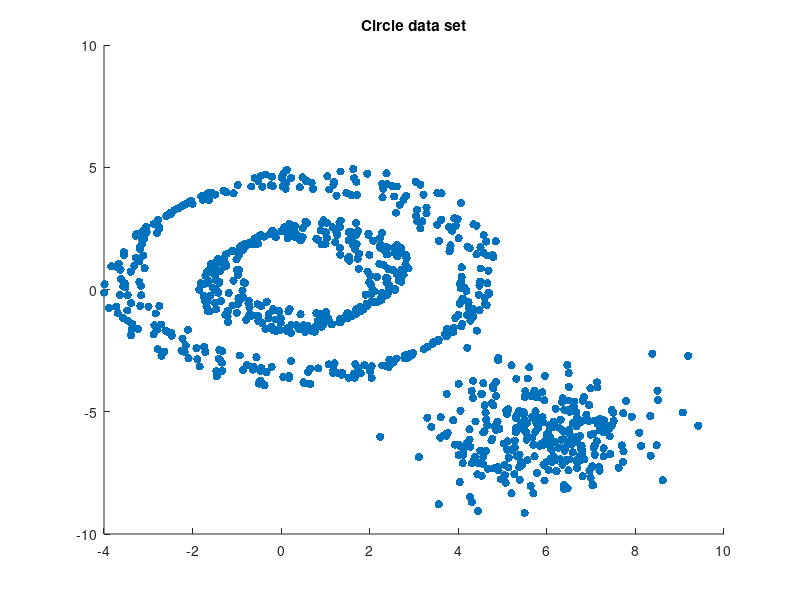
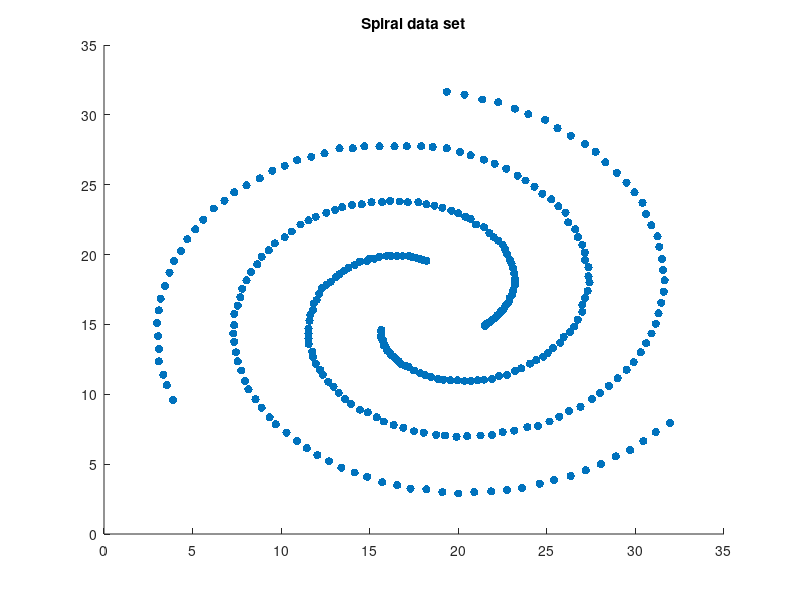

Write the MATLAB code that produced these figures, in order. (Note: this script raises an error after producing the figures.)
clc;
clear;
close all;
format long;

% Here we open the files and we store the data in separate matrices
spiral_ds=load("Spiral.mat").X;
circle_ds=load("Circle.mat").X;

%plot of the original data sets
figure
scatter(circle_ds(:, 1), circle_ds(:, 2), 'filled' );
title('Circle data set')

figure
scatter(spiral_ds(:, 1), spiral_ds(:, 2), 'filled');
title('Spiral data set')


ks=[10,20,40];
for i = 1:length(ks) 

    if ks(i)==10
        thresh_c=0.01;
        thresh_s=0.001;
    elseif ks(i)==20
        thresh_c=0.1;
        thresh_s=0.003;
    elseif ks(i)==40
        thresh_c=0.1;
        thresh_s=0.003;
    end

    cl_spiral=main(spiral_ds, ks(i), 20,thresh_s,"Spiral");
    cl_circle=main(circle_ds, ks(i), 20,thresh_c,"Circle");
end

if check_clusters(spiral_ds,cl_spiral)
    disp("Cluster (spiral) corretti");
else
    disp("Cluster (spiral) non corretti");
end

other_methods(circle_ds,"circle", 0.7);
other_methods(spiral_ds,"spiral", 2);





function clusters = main(ds, k, n_eigen,threshold, name)
    S = similarity_matrix(ds,1);  % construction of the similarity matrix
    W = knn(S, k); % using knn algorithm we compute the adjacency matrix
    D = degreeMatrix(W); % construction of the degree matrix
    L = D - W; % Laplacian matrix 
    % W, D, L matrices are stored in sparse format
    
    plot_L(L,k,name)
    
    % We only consider the eigevalues closest to 0 by setting a treshold.
    % The matrix U is then computed using their corresponding eigenvectors.
    [eigenvalues,eigenvectors]=eigen(L,n_eigen,name,k);
    
    n_clusters = nnz(eigenvalues <= threshold);
    U = eigenvectors(:, 1:n_clusters);
   
    clusters = kmeans(U, n_clusters);

    plot_clusters(ds,clusters,name,k);
end

function other_methods(ds,name, epsilon)
    %other methods
    hierarchical_cl(ds,name);
    dbscan_cl(ds,name, epsilon);
    k_means(ds,name);
end


function plot_L(L,k,name)
    figure;
    spy(L);
    title(sprintf("%s Laplacian matrix, k=%d.",name,k))
end

function plot_clusters(ds,clusters,name,k)
    %scatter plot of the dataset points with respect to the clusters
    %computed by the kmeans algrithm 
    figure;
    gscatter(ds(:,1), ds(:,2), clusters)
    legend('Cluster 1', 'Cluster 2', 'Cluster 3');
    colormap(jet);
    xlabel('X')
    ylabel('Y')
    title(sprintf('k=%d. %s dataset clusters', k,name))
end

function [eigenvalues,eigenvectors]=eigen(L,n_eigen,name,k)
    % computation of the eigenvalues and eigenvectors
    [eigenvectors, eigenvaluesMatrix] = eigs(L, n_eigen, 'smallestabs');
    
    eigenvalues = diag(eigenvaluesMatrix);
    figure;
    %plot of the n smallest eigenvalues,
    plot(eigenvalues, '-o', 'MarkerSize', 5, 'Color', 'b');
    xlabel('Eigenvalues');
    ylabel('Value')
    title(sprintf('k=%d. First %d eigenvalues. %s',k, n_eigen,name))
end

function hierarchical_cl(ds,name)
    %hierarchical
    Z = linkage(ds(:,1:2)); 
    numClusters = 3; %Number of desired clusters
    clusters = cluster(Z, 'maxclust', numClusters);


    figure;
    scatter(ds(:,1), ds(:,2), 15, clusters, 'filled');
    
    title(sprintf('Hierarchical Clustering, %s data set.',name));
    xlabel('X');
    ylabel('Y');
end

function dbscan_cl(ds,name, epsilon)
    %dbscan
    minPts = 4;    % minimum number of points to form a cluster
    [labels, ~] = dbscan(ds(:,1:2), epsilon, minPts);
    
    figure;
    scatter(ds(:,1), ds(:,2), 15, labels, 'filled');
    title(sprintf('DBSCAN Clustering, %s data-set.',name));
    xlabel('X');
    ylabel('Y');
end




function m = similarity_matrix(ds,sigma)
    [r,~]=size(ds);
    m=zeros(r,r);   
    for i=1:r
        for j=i:r
            
            if i==j
                m(i,j)=0;
            else
                v=f_sim(ds(i,1:2),ds(j,1:2),sigma);
                if v > 1e-7  % threshold set to take into account only 
                             % the points with significative distance
                    m(i,j)=v;
                    m(j,i)=v;
                end 
            end
        end
    end

end



function s = f_sim(x1,x2,sigma)
    s=exp(-norm(x1 - x2)^2 / (2 * sigma^2));
end


function W = knn(S, k)
    [m,n] = size(S);
    M = zeros(m,n);
    
    for i = 1 : m
        [~, sortedIndices] = sort(S(i, :), 'descend');
        sortedIndices = sortedIndices(1 : k);
        for j = 1 : length(sortedIndices)
            M(i,sortedIndices(j)) = S(i,sortedIndices(j));
            M(sortedIndices(j), i) = S(i,sortedIndices(j)); %To make it symmetric
        end

    end
    

    if M == M'
        W = sparse(M);
    end
end


function D = degreeMatrix(W)
    degrees = sum(W, 2); 
    D = spdiags(degrees, 0, size(W, 1), size(W, 1));
end

function b=check_clusters(ds,cl)

    %check if clusters we found are the same of the ones in the third
    %column of the file spiral.mat
    
    [m,n] =size(ds);
    e=1;
    f=1;
    if n>2
        l=ds(:,3);
        c1=[];
        c2=[];
        
        for i=2:m
            if l(i)==l(i-1)
                c1=[c1,e];
            else
                e=e+1;
                c1=[c1,e];
            end

            if cl(i)==cl(i-1)
                c2=[c2,f];
            else
                e=e+1;
                c2=[c2,f];
            end
        end

        b=norm(c1-c2,2);
        

    end
end


function k_means(ds,name)
    ds=ds(:,1:2);
    [idx, C] = kmeans(ds, 3);
    
    figure;
    gscatter(ds(:,1), ds(:,2), idx);
    hold on;
    plot(C(:,1), C(:,2), 'kx', 'MarkerSize', 15, 'LineWidth', 3);
    legend('Cluster 1', 'Cluster 2', 'Cluster 3', 'Centroids');
    title(sprintf('Clustering k-means, %s data set',name));
    hold off;
end





